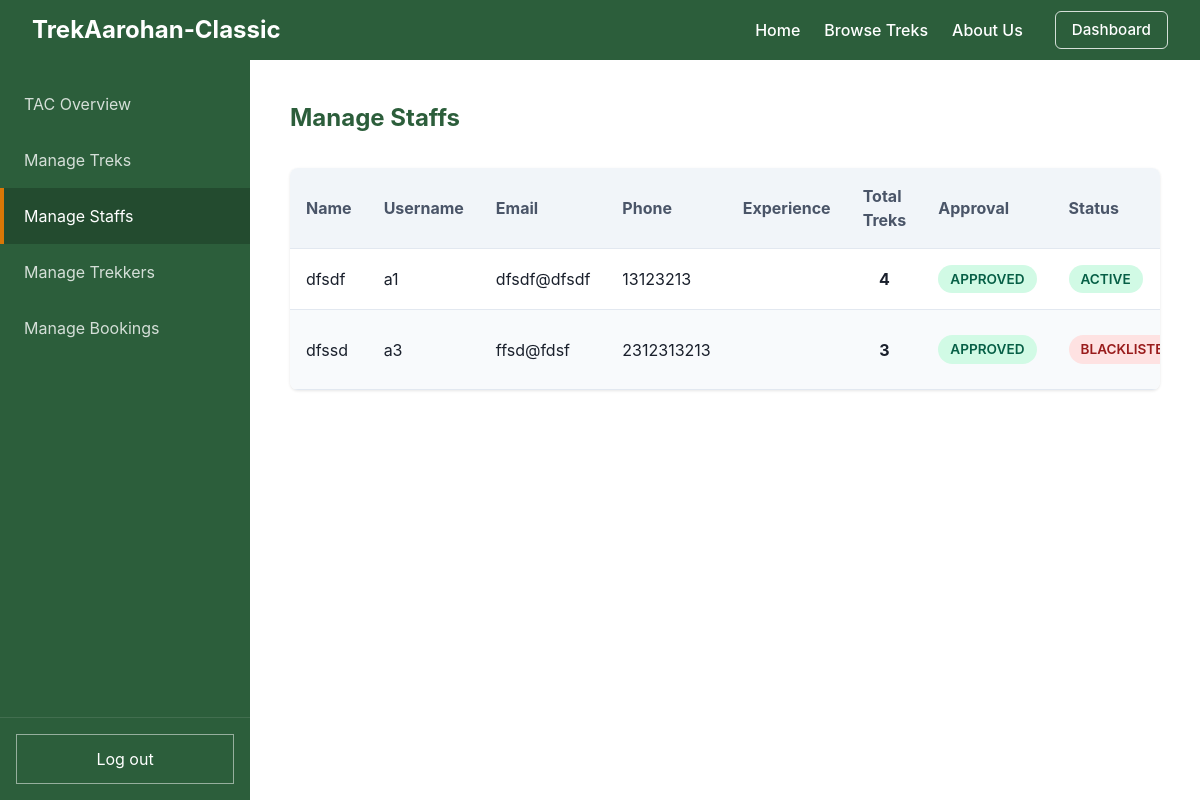
/admin/staffs (signed in), run on an earlier commit of the app's database.
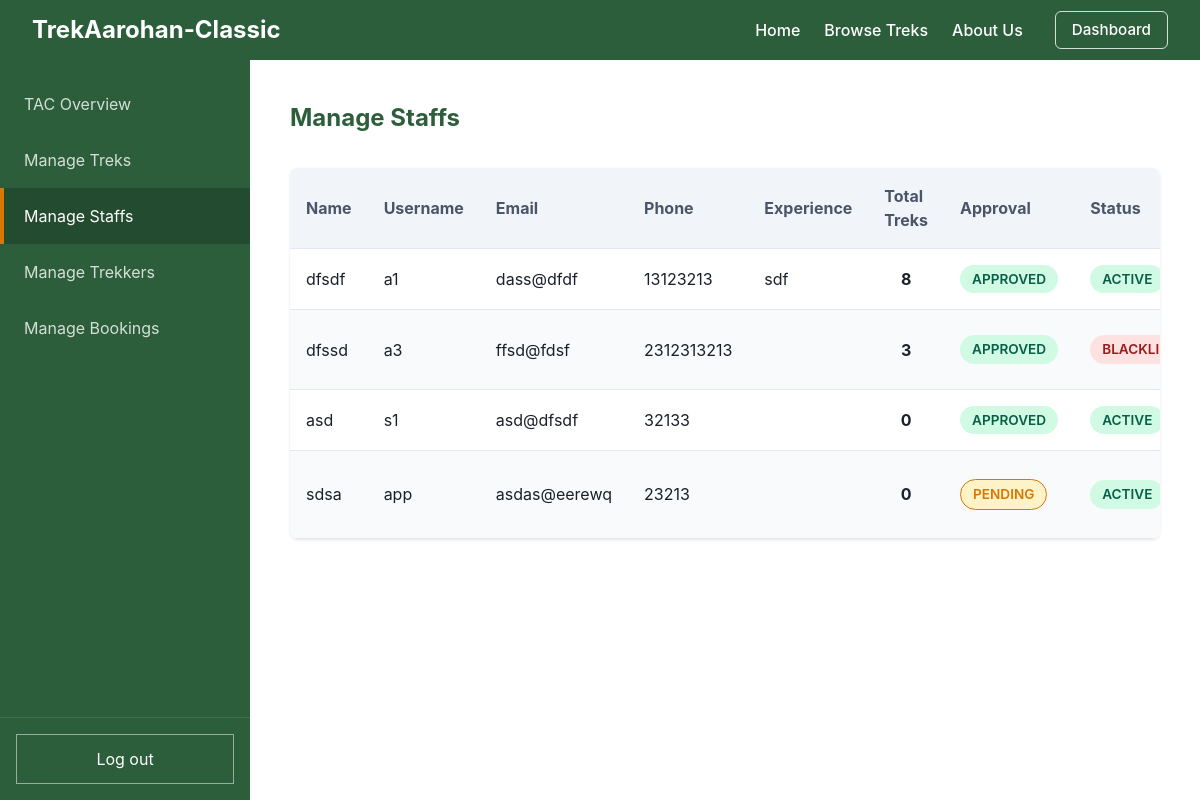
And on a later commit of the database.
### models.py (models this page shows)
class User(db.Model, UserMixin):
    __tablename__ = "user"
    id = db.Column(db.Integer, primary_key=True, autoincrement=True)
    username = db.Column(db.String(50), unique=True, nullable=False)
    password = db.Column(db.String(255), nullable=False)
    name = db.Column(db.String(100), nullable=False)
    email = db.Column(db.String(120), unique=True, nullable=False)
    phone = db.Column(db.String(20), nullable=False)
    role = db.Column(db.Integer, default=0, nullable=False)
    emergency_phone = db.Column(db.String(20), nullable=True)
    emergency_relation = db.Column(db.String(50), nullable=True)
    experience = db.Column(db.Text, nullable=True)  # Used for Staff
    is_approved = db.Column(db.Boolean, default=False)  # Used for Staff
    is_blacklisted = db.Column(db.Boolean, default=False)
    assigned_treks = db.relationship("Trek", backref="staff", lazy=True)
    bookings = db.relationship("Booking", backref="user", lazy=True)

### app.py (the view)
    @app.route("/admin/staffs")
    @login_required
    def admin_staffs():
        if current_user.role != 2:
            return redirect(url_for("home"))
        staffs = User.query.filter_by(role=1).all()
        return render_template("admin_staffs.html", staffs=staffs)

### templates/admin_staffs.html (shortened to what this page needs)
{% extends "admin_base.html" %}
{% set active_page = "staff" %}
{% block dashboard_content %}
    <h2>Manage Staffs</h2>
    <div class="data-table-wrapper" style="margin-top: 2rem;">
        <table class="data-table">
            <thead>
                <tr>
                    <th>Name</th>
                    <th>Username</th>
                    <th>Email</th>
                    <th>Phone</th>
                    <th>Experience</th>
                    <th>Total Treks</th>
                    <th>Approval</th>
                    <th>Status</th>
                </tr>
            </thead>
            <tbody>
                {% for s in staffs %}
                <tr>
                    <td>{{ s.name }}</td>
                    <td>{{ s.username }}</td>
                    <td>{{ s.email }}</td>
                    <td>{{ s.phone }}</td>
                    <td>{{ s.experience if s.experience else "" }}</td>
                    <td style="text-align: center;"><strong>{{ s.assigned_treks|length }}</strong></td>
                    <td>
                        {% if s.is_approved %}
                            <span class="badge badge-approved">Approved</span>
                        {% else %}
                            <span class="badge badge-pending">Pending</span>
                        {% endif %}
                    </td>
                    <td>
                        {% if s.is_blacklisted %}
                            <span class="badge badge-blacklisted">Blacklisted</span>
                        {% else %}
                            <span class="badge badge-active">Active</span>
                        {% endif %}
                    </td>
                </tr>
                {% else %}
                <tr><td colspan="7" style="text-align: center; color: var(--secondary-color);">No staff members found.</td></tr>
                {% endfor %}
            </tbody>
        </table>
    </div>
{% endblock %}

What changed in the data, as far as the page shows it:
changed User "dfsdf": email "dfsdf@dfsdf" → "dass@dfdf"; experience (not shown) → "sdf"; assigned_treks|length "4" → "8"
added User: name "asd", username "s1", email "asd@dfsdf", phone "32133", assigned_treks|length "0", is_approved "APPROVED", is_blacklisted "ACTIVE"
added User: name "sdsa", username "app", email "asdas@eerewq", phone "23213", assigned_treks|length "0", is_approved "PENDING", is_blacklisted "ACTIVE"
